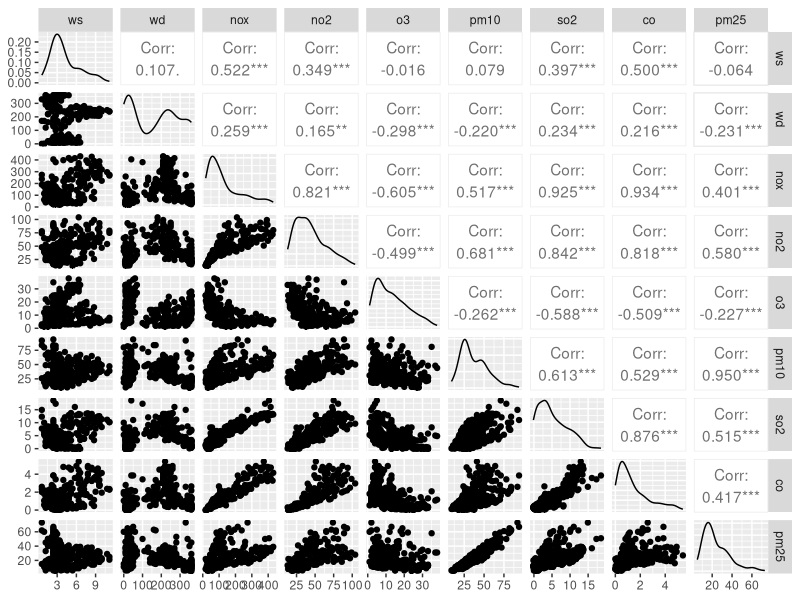
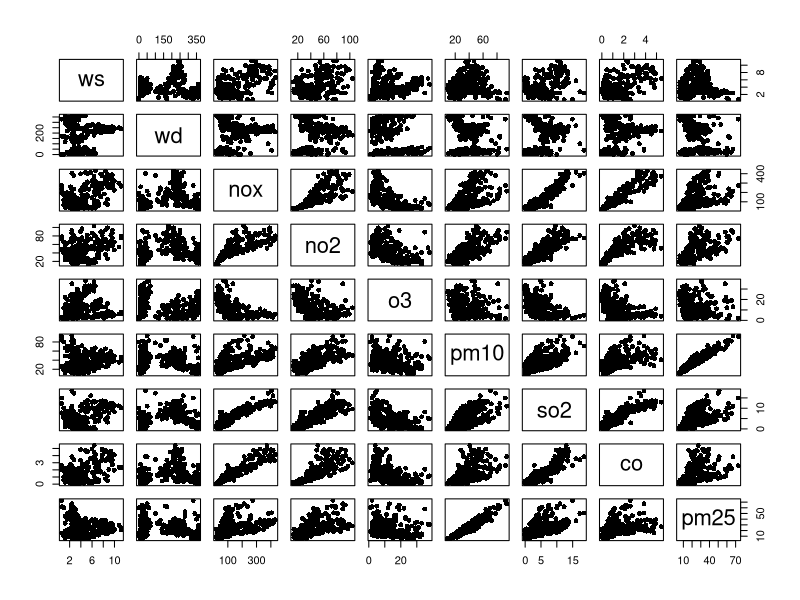

Here is the R script that generated these plots, in order:
# Some preliminary analysis for potential data for 333 prject 
setwd('/Users/Qihong/Code/github/STAT333_RegressionAnalysis/333projectCode')
rm(list = ls())
library(GGally)
library(car)
library(plyr)
mydata = read.csv('databases/OpenAir_example_data_long.csv')
dim(mydata)
# eliminate row with NA 
mydata = mydata[complete.cases(mydata), ]

# temp: trim the dimentionality of the input space 
# important before plotting data...
mydata = data.frame(mydata[1:300,2:10])

# glance at the data
summary(mydata)
ggpairs(mydata, pch = 20)
plot(mydata, pch = 16)

# fit everything (with all interaction)
lm.fit = lm (mydata$pm10 ~ mydata$nox * mydata$no2 * mydata$so2 * mydata$co)
summary(lm.fit)
anova(lm.fit)
Anova(lm.fit, type = 'III')
# plot(lm.fit, pch = 16)


# lm.fit_noInt = lm (mydata$pm10 ~ mydata$ws + mydata$wd + mydata$nox + 
#                  mydata$no2 + mydata$o3 + mydata$so2 + mydata$co)
# 
# 
# # fitting individual predictor
# lm.fit_nox = lm (mydata$pm10 ~ mydata$nox)
# summary(lm.fit_nox)
# plot(mydata$pm10 ~ mydata$nox, pch = 20)
# abline(lm.fit_nox)
# plot(lm.fit_nox)

